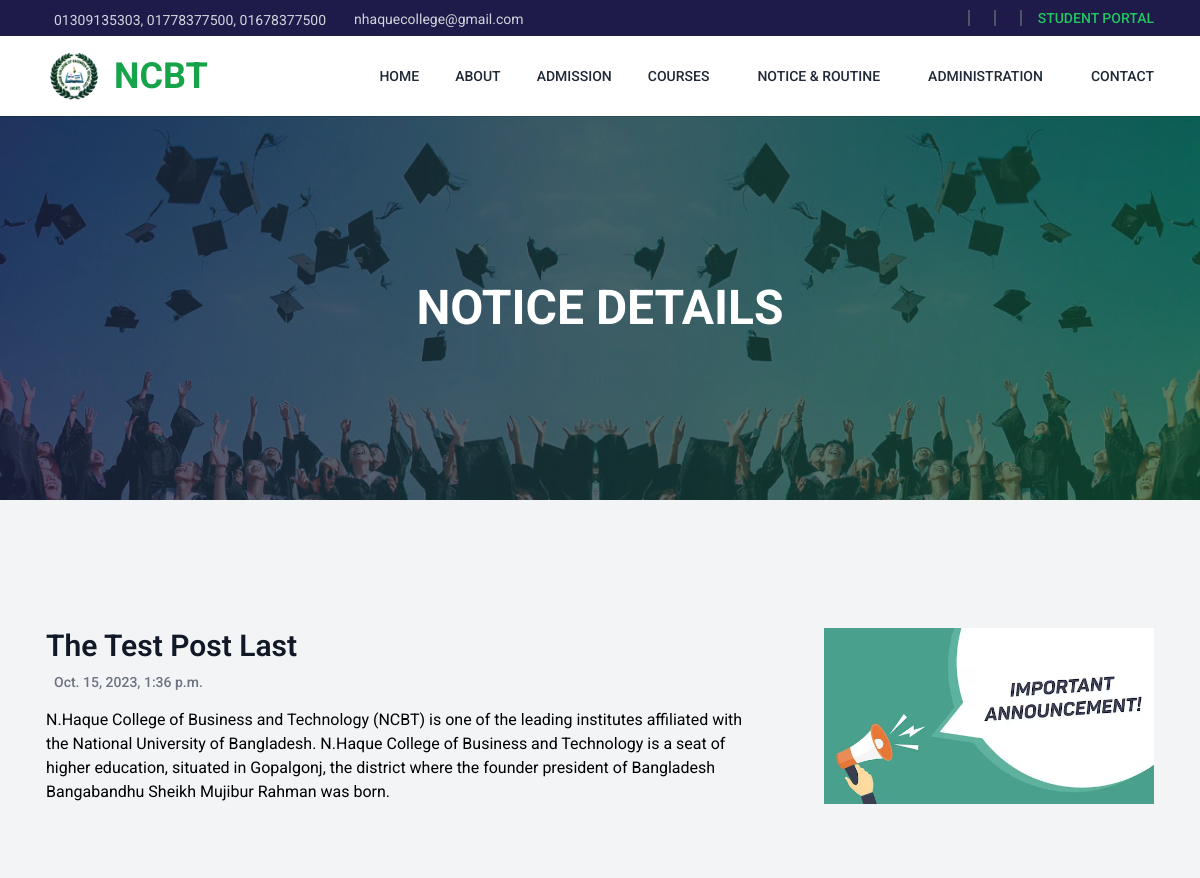
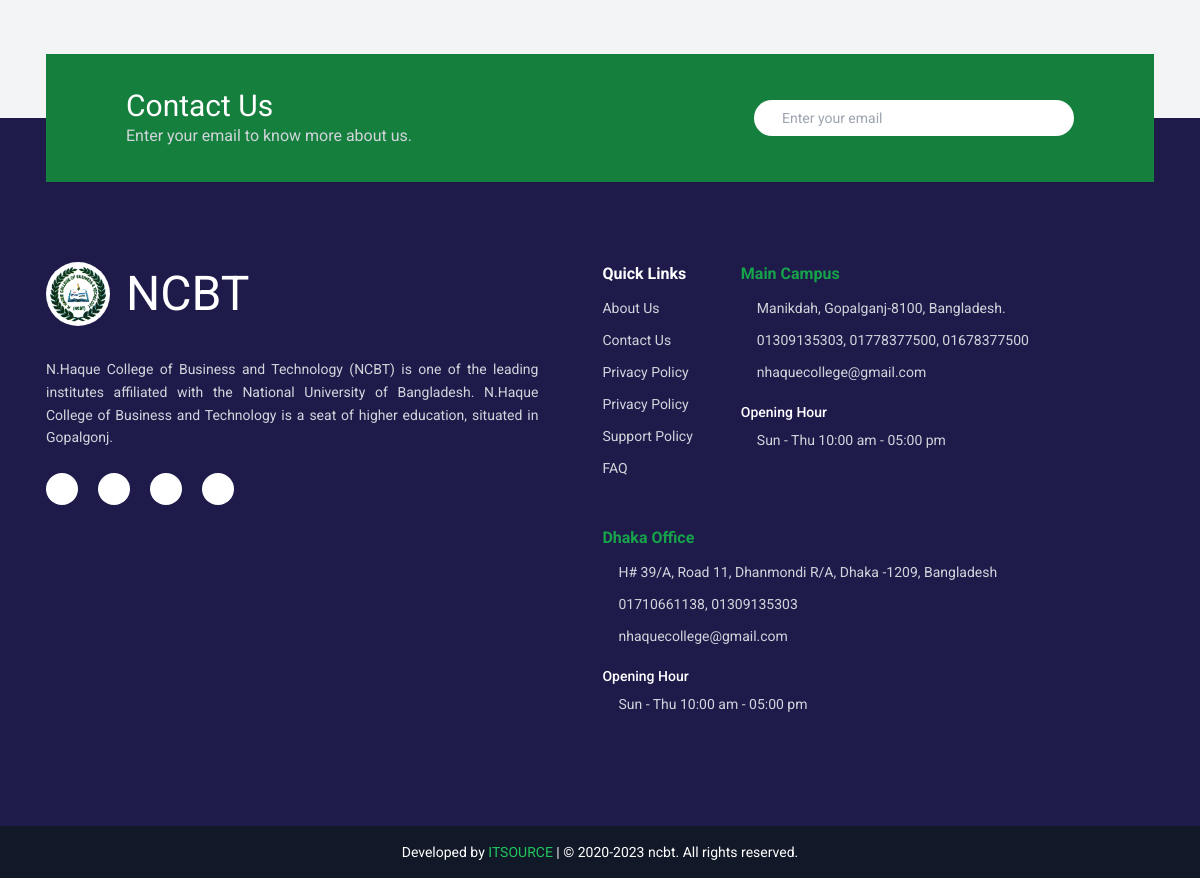
/notice-details/3, run on the app's committed database (2 pictures, top to bottom).
### app_main/models.py (models this page shows, shortened)
class ContactInformationModel(models.Model):
    TYPE = (
        ("", "Select Type"),
        ("Main Campus", "Main Campus"),
        ("Dhaka Office", "Dhaka Office"),
    )
    contact_info_type = models.CharField(max_length=125, null=True, choices=TYPE)
    details = models.TextField(
        null=True,
        max_length=325,
        blank=True,
        verbose_name="contact short summary",
        help_text="Please provide information regarding the primary objective at the main campus.",
    )
    phone = models.CharField(max_length=125, null=True)
    email = models.CharField(max_length=125, null=True)
    address = models.TextField(null=True, max_length=525)
    work = models.CharField(
        null=True, max_length=225, verbose_name="working date & time"
    )
    class Meta:
        verbose_name = "Contact Information"
        verbose_name_plural = "Contact Informations"

class FooterInformationModel(models.Model):
    logo = models.ImageField(
        upload_to="footer_logo",
        null=True,
        verbose_name="Footer logo",
        help_text="image size: w-250px x h-120",
    )
    details = models.TextField(null=True, max_length=500, verbose_name="Short Summary")
    facebook_link = models.URLField(null=True, blank=True, verbose_name="Facebook Link")
    twitter_link = models.URLField(null=True, blank=True, verbose_name="Twitter Link")
    instagram_link = models.URLField(
        null=True, blank=True, verbose_name="Instagram Link"
    )
    youtube_link = models.URLField(null=True, blank=True, verbose_name="YouTube Link")
    class Meta:
        verbose_name = "Footer Information"
        verbose_name_plural = "Footer Informations"
        ordering = ["-id"]

class Notice(models.Model):
    title = models.CharField(null=True, max_length=150)
    content = RichTextUploadingField(null=True)
    thumbnail = models.ImageField(
        upload_to="notice-thumbnail-images",
        null=True,
        blank=True,
        help_text="image size: w-350px x h-400",
    )
    date = models.DateTimeField(auto_now_add=True)

### app_main/views.py (the view)
# urls.py: path("notice-details/<int:pk>", views.notice_details_view, name="notice_details"),
def notice_details_view(request, pk):
    context = {"notice": get_object_or_404(Notice, id=pk)}
    return render(request, "app_main/notice_details.html", context)

### app_main/custom_context_processor.py (called while the page is built)
def miscellaneous_common_data(request):
    main_campus = get_object_or_404(ContactInformationModel, contact_info_type = "Main Campus")
    dhaka_office = get_object_or_404(ContactInformationModel, contact_info_type = "Dhaka Office")
    footer = FooterInformationModel.objects.all().last()
    courses = CourseModel.objects.all()
    context = {
        "main_campus": main_campus,
        "dhaka_office": dhaka_office,
        "footer": footer,
        "courses": courses,
    }
    return context

### std_portal/custom_context_processor.py (called while the page is built)
def get_profile_image(request):
    student = ''
    if hasattr(request.user, 'studentregistrationuni' ):
        student = 'uni'
    elif hasattr(request.user, 'studentregistrationcollage'):
        student = 'clg'
    context = {
        'student': student
    }
    return context

### templates/app_main/notice_details.html (shortened to what this page needs)
{% extends 'app_main/base.html' %} {% load static %} {% block main %}
<div class="banner-area relative isolate h-60 bg-gray-950 md:h-96">
  <img
    loading="lazy"
    src="{% static 'assets/images/section-banner-bg.jpg' %}"
    alt="section banner"
    class="absolute inset-0 -z-10 h-full w-full object-cover opacity-80"
  />
  <div class="container grid h-full place-items-center text-center">
    <h1 class="text-3xl font-bold uppercase text-white md:text-5xl">
      Notice Details
    </h1>
  </div>
</div>
{% if notice %}
<section class="my-8 py-8 md:my-16 md:py-16">
  <div class="container flex flex-col gap-8 md:flex-row-reverse md:gap-16">
    <div class="relative hidden max-h-64 w-full bg-green-300 md:block">
      <img
        loading="lazy"
        class="popup-image absolute inset-0 h-full w-full object-cover hover:opacity-70"
        src="{% if notice.thumbnail %}{{ notice.thumbnail.url }}{% else %}{% static 'assets/images/notice-landscape.jpg' %}{% endif %}"
        alt="{{notice.title}} image"
      />
    </div>
    <div class="max-w-full md:max-w-3xl">
      <h2 class="line-clamp-1 text-xl font-semibold text-gray-900 md:text-3xl">
        {{ notice.title }}
      </h2>
      <div class="mt-2 flex flex-row items-center justify-start gap-2">
        <p class="text-sm font-medium text-gray-500">{{ notice.date }}</p>
      </div>
      <div class="mt-4">{{ notice.content|safe }}</div>
    </div>
  </div>
</section>
{% endif %}
{% endblock main %}

### templates/components/nav.html (shortened to what this page needs)
<div class="nav-secondary bg-indigo-950">
  <div
    class="container hidden items-center justify-between py-1.5 text-sm text-gray-300 md:flex"
  >
  {% if main_campus %}
    <div class="flex items-center gap-5">
      <span class="flex items-center gap-2">
        <span class="mt-1">{{ main_campus.phone }}</span>
      </span>
      <span class="flex items-center gap-2">
        <span class="mt-0.5">{{ main_campus.email }}</span>
      </span>
    </div>
  {% endif %}
    <div class="flex items-center gap-3 text-sm text-gray-300">
      <span class="inline-block h-4 w-0.5 bg-gray-600"></span>
      <span class="inline-block h-4 w-0.5 bg-gray-600"></span>
      <span class="inline-block h-4 w-0.5 bg-gray-600"></span>
      <a href="{% url 'login' %}" class="font-medium uppercase text-green-500 hover:text-green-600">
        Student Portal
      </a>
    </div>
  </div>
</div>
<nav class="sticky top-0 z-50 w-full bg-white" aria-label="Global">
  <div
    class="nav-wrapper container flex h-16 items-center justify-between px-4 lg:h-20"
  >
    <div class="flex w-full items-center justify-between lg:w-auto">
      <a class="flex items-center gap-3" href="{% url 'app_main:home' %}">
        <img loading="lazy"
          src="{{footer.logo.url}}"
          alt="footer logo"
          class="w-12 rounded-full bg-white p-1 md:w-14"
        />
        <span class="text-3xl font-bold text-green-600 md:text-4xl">NCBT</span>
      </a>
    </div>
    <div id="navbar" class="">
      <ul class="nav-menu">
        <li>
          <a class="nav-link active" href="/">Home</a>
        </li>
        <li class="">
          <a class="nav-link" href="{% url 'app_main:aboutus' %}">About</a>
        </li>
        <li class="">
          <a class="nav-link" href="{% url 'app_main:admission' %}">
            Admission
          </a>
        </li>
        <li class="dropdown [--strategy:static] lg:[--strategy:absolute]">
          <button
            type="button"
            class="nav-link menu-toggle-btn flex items-center gap-x-3"
          >
            Courses
          </button>
        </li>
        <li class="dropdown [--strategy:static] lg:[--strategy:absolute]">
          <button
            type="button"
            class="nav-link menu-toggle-btn flex items-center gap-x-3"
          >
            Notice & Routine
          </button>
        </li>
        <li class="dropdown [--strategy:static] lg:[--strategy:absolute]">
          <button
            type="button"
            class="nav-link menu-toggle-btn flex items-center gap-x-3"
          >
            Administration
          </button>
        </li>
        <li class="">
          <a class="nav-link !pr-0" href="{% url 'app_main:contactus' %}">
            Contact
          </a>
        </li>
      </ul>
    </div>
  </div>
</nav>

### templates/components/footer.html (shortened to what this page needs)
{% load static %}
<footer
  class="footer-bg mt-16 md:mt-32 flex w-full flex-col items-center justify-center bg-indigo-950 text-gray-300"
>
  <div class="container">
    <div
      class="flex flex-col -mt-8 md:-mt-16 justify-between gap-4 bg-green-700 p-6 min-h-[8rem] md:flex-row md:items-center md:px-8 xl:px-20"
    >
      <div>
        <h2 class="text-xl text-white md:text-3xl">Contact Us</h2>
        <p class="text-sm md:text-base">
          Enter your email to know more about us.
        </p>
      </div>
      <form
        class="flex w-full gap-2 rounded-3xl bg-white px-5 py-2 md:max-w-xs"
        action="{% url 'app_main:contactus' %}#contact-section"
      >
        <input
          type="email"
          name="email"
          required
          placeholder="Enter your email"
          class="w-full border-none px-2 text-sm text-gray-700 outline-none"
        />
      </form>
    </div>
    <div
      class="my-4 grid w-full gap-16 py-8 md:mb-8 md:py-16 lg:grid-cols-9 lg:gap-0"
    >
      {% if footer %}
      <div class="flex flex-col items-center md:items-start lg:col-span-4">
        <a class="mb-8 flex items-center gap-4 text-5xl" href="#">
          <img loading="lazy"
            src="{{footer.logo.url}}"
            alt="footer logo"
            class="w-16 rounded-full bg-white p-1"
          />
          <span class="text-white">NCBT</span>
        </a>
        <p
          class="mb-6 max-w-md text-center text-sm leading-relaxed md:max-w-none md:text-left lg:text-justify"
        >
          {{ footer.details }}
        </p>
        <ul class="flex gap-5 text-xl">
          <li>
            <a
              href="{% if  footer.facebook_link %}{{ footer.facebook_link }}{% else %}#{% endif %}"
              class="grid aspect-square w-8 place-items-center rounded-full bg-white text-gray-500"
            >
            </a>
          </li>
          <li>
            <a
              href="{% if  footer.instagram_link %}{{ footer.instagram_link }}{% else %}#{% endif %}"
              class="grid aspect-square w-8 place-items-center rounded-full bg-white text-gray-500"
            >
            </a>
          </li>
          <li>
            <a
              href="{% if  footer.twitter_link %}{{ footer.twitter_link }}{% else %}#{% endif %}"
              class="grid aspect-square w-8 place-items-center rounded-full bg-white text-gray-500"
            >
            </a>
          </li>
          <li>
            <a
              href="{% if  footer.youtube_link %}{{ footer.youtube_link }}{% else %}#{% endif %}"
              class="grid aspect-square w-8 place-items-center rounded-full bg-white text-gray-500"
            >
            </a>
          </li>
        </ul>
      </div>
      {% endif %}
      <div
        class="flex w-full flex-col flex-wrap justify-center gap-6 md:flex-row md:gap-12 lg:col-span-5 lg:pl-10 xl:pl-16"
      >
        <div class="w-max">
          <h2 class="mb-3 text-sm font-bold text-white md:text-base">
            Quick Links
          </h2>
          <div
            class="grid grid-cols-2 gap-6 text-[0.8rem] sm:grid-cols-1 md:gap-3 md:text-sm"
          >
            <div class="flex flex-col gap-3">
              <a href="#">About Us</a>
              <a href="#">Contact Us</a>
              <a href="#">Privacy Policy</a>
            </div>
            <div class="flex flex-col gap-3">
              <a href="#">Privacy Policy</a>
              <a href="#">Support Policy</a>
              <a href="#">FAQ</a>
            </div>
          </div>
        </div>
        <div class="flex-1">
          <h2 class="mb-3 text-sm font-bold text-green-600 md:text-base">
            Main Campus
          </h2>
          {% if main_campus %}
          <div class="flex flex-col gap-3 text-[0.8rem] md:text-sm">
            <a href="#" class="flex items-center gap-4">
              <span>{{ main_campus.address }}</span>
            </a>
            <a href="#" class="flex items-center gap-4">
              <span>{{ main_campus.phone }}</span>
            </a>
            <a href="#" class="flex items-center gap-4">
              <span>{{ main_campus.email }}</span>
            </a>
            <div class="mt-2">
              <h5 class="mb-2 font-medium text-white">Opening Hour</h5>
              <span class="flex items-center gap-4">
                {{ main_campus.work }}
              </span>
            </div>
          </div>
          {% endif %}
        </div>
        <div class="flex-1">
          <h2 class="mb-3 text-sm font-bold text-green-600 md:text-base">
            Dhaka Office
          </h2>
          {% if dhaka_office %}
          <div class="flex flex-col gap-3 text-[0.8rem] md:text-sm">
            <a href="#" class="flex items-center gap-4">
              <span>{{ dhaka_office.address }}</span>
            </a>
            <a href="#" class="flex items-center gap-4">
              <span>{{ dhaka_office.phone }}</span>
            </a>
            <a href="#" class="flex items-center gap-4">
              <span>{{ dhaka_office.email }}</span>
            </a>
            <div class="mt-2">
              <h5 class="mb-2 font-medium text-white">Opening Hour</h5>
              <span class="flex items-center gap-4">
                {{ dhaka_office.work }}
              </span>
            </div>
          </div>
          {% endif %}
        </div>
      </div>
    </div>
  </div>
  <div class="mt-4 w-full bg-gray-900 p-4 text-center text-xs sm:text-sm">
    <p class="text-white">
      Developed by
      <a
        class="text-green-500 hover:underline"
        href="https://www.itsourcebd.com/"
        target="_blank"
      >
        ITSOURCE
      </a>
      | © 2020-2023 ncbt. All rights reserved.
    </p>
  </div>
</footer>

### data on the page
ContactInformationModel: phone "01309135303, 01778377500, 01678377500", email "nhaquecollege@gmail.com", address "Manikdah, Gopalganj-8100, Bangladesh.", work "Sun - Thu 10:00 am - 05:00 pm"
FooterInformationModel: logo (placeholder picture), details "N.Haque College of Business and Technology (NCBT) is one of the leading institutes affiliated with the National University of Bangladesh. N.Haque College of Business and Technology is a seat of higher education, situated in Gopalgonj."
Notice: title "The Test Post Last", date "Oct. 15, 2023, 1:36 p.m.", content "N.Haque College of Business and Technology (NCBT) is one of the leading institutes affiliated with the National University of Bangladesh. N.Haque College of Business and Technology is a seat of higher education, situated in Gopalgonj, the district where the founder president of Bangladesh Bangabandhu Sheikh Mujibur Rahman was born."
ContactInformationModel: address "H# 39/A, Road 11, Dhanmondi R/A, Dhaka -1209, Bangladesh", phone "01710661138, 01309135303", email "nhaquecollege@gmail.com", work "Sun - Thu 10:00 am - 05:00 pm"
